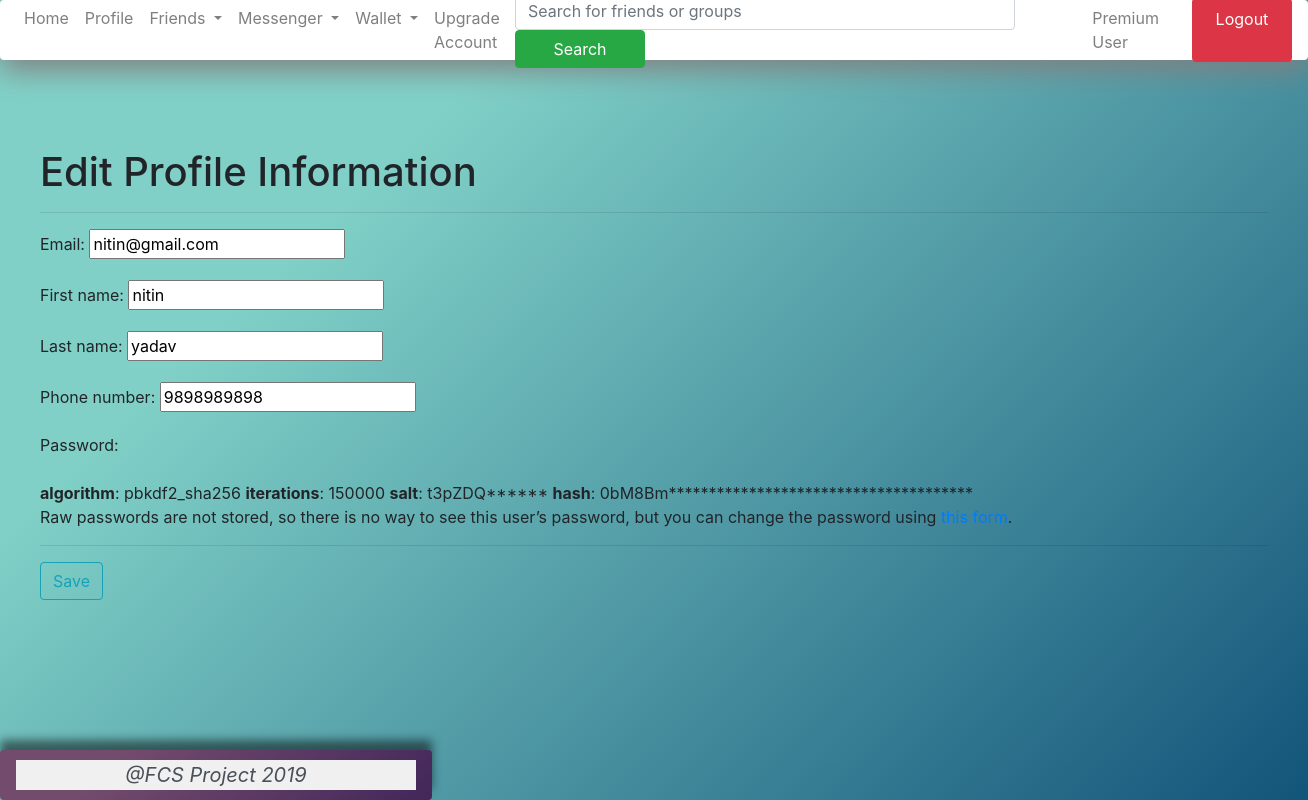
/profile/edit/ (signed in), run on an earlier commit of the app's database.
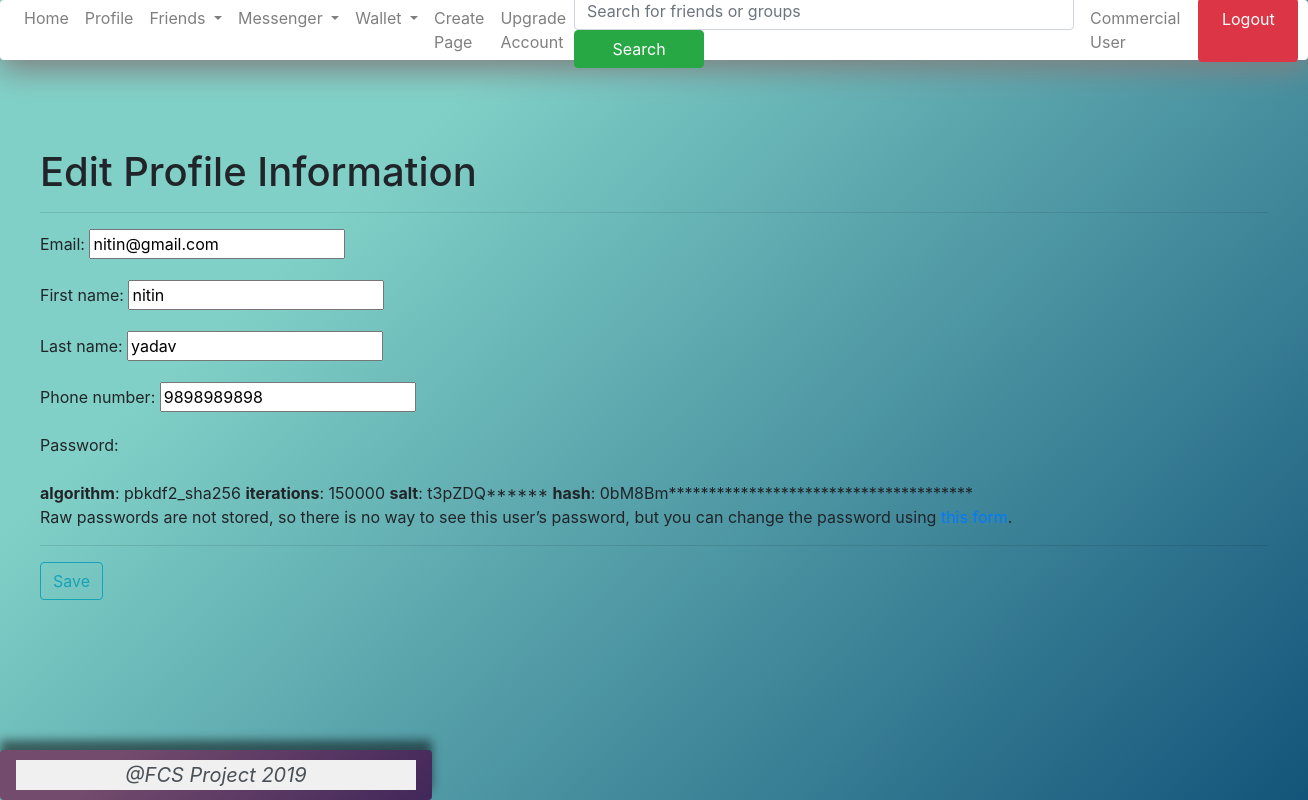
And on a later commit of the database.
### dashboard/views.py (the view)
# urls.py: url(r'^profile/edit/$', edit_profile_info_view, name="edit_profile_info"),
def edit_profile_info_view(request):
	if not request.user.is_authenticated:
		return redirect('login')
	args = {}
	if request.method == "POST":
		form = EditProfileForm(request.POST, instance=request.user)
		if form.is_valid():
			form.save()
			return redirect('profile')
	else:
		form = EditProfileForm(instance=request.user)
		args = {'edit_profile_info_form': form}
		return render(request, 'edit_profile_info.html', args)

### dashboard/forms.py
class EditProfileForm(UserChangeForm):
	class Meta:
		model = Account
		fields = (
			'email',
			'first_name',
			'last_name',
			'phone_no',
			'password'
		)

### dashboard/templates/edit_profile_info.html (shortened to what this page needs)
{% extends "dashboard/base.html" %}
{% block content %}
<div class="container-fluid" style="
	padding: 40px;
">
	<h1> Edit Profile Information </h1>
	<hr>
	<form method="POST">
		{{ edit_profile_info_form.as_p }}
		<hr>
		<button type="submit" class="btn btn-outline-info">Save</button>
	</form>
</div>
{% endblock %}

What changed in the data, as far as the page shows it:
changed Account "nitin@gmail.com": is_commercial_user False → True (drawn)
Also different on the page:
text no longer shown: "Premium User"
text now shown: "Create Page Commercial User"
